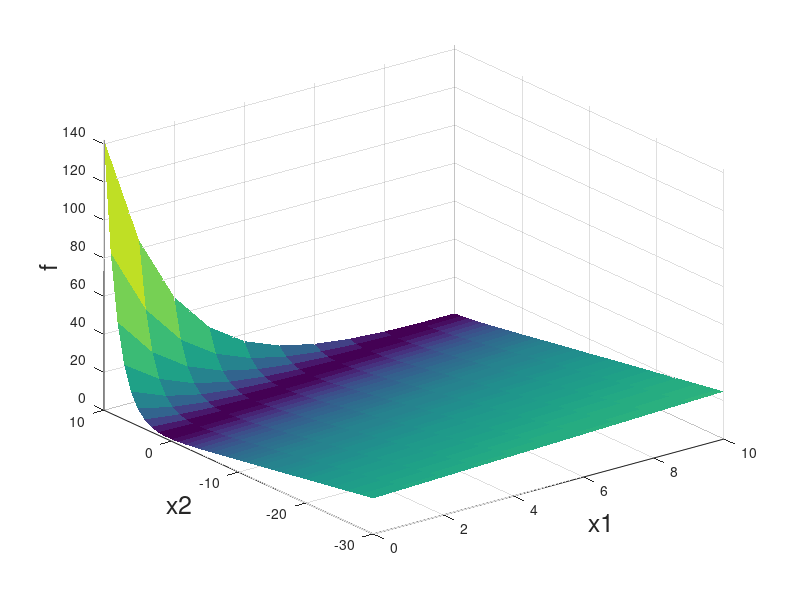

Write the MATLAB code that produced this figure.
clear all;
close all;

s = 1.0;

X1 = [0 : s : 10];
X2 = [-30 : s : 10];
[X1,X2] = meshgrid(X1,X2);
Z = exp((X2-X1)/2) + (5/8)*(X1-X2);

% Use log scale of Z for a batter usage of the color spectrum  
minZ = min(Z(:));  
maxZ = max(Z(:));
C = minZ + (maxZ-minZ).*log(1+Z-minZ)./log(1+maxZ-minZ); 

hfig = figure(1);
surf(X1, X2, Z, C, 'EdgeColor', 'none', 'LineStyle', 'none');
colormap = jet;

axis([0, 10, -30, 10, 0, maxZ]);
xlabel('x1', 'fontsize', 18);
ylabel('x2', 'fontsize', 18);
zlabel('f', 'fontsize', 18);